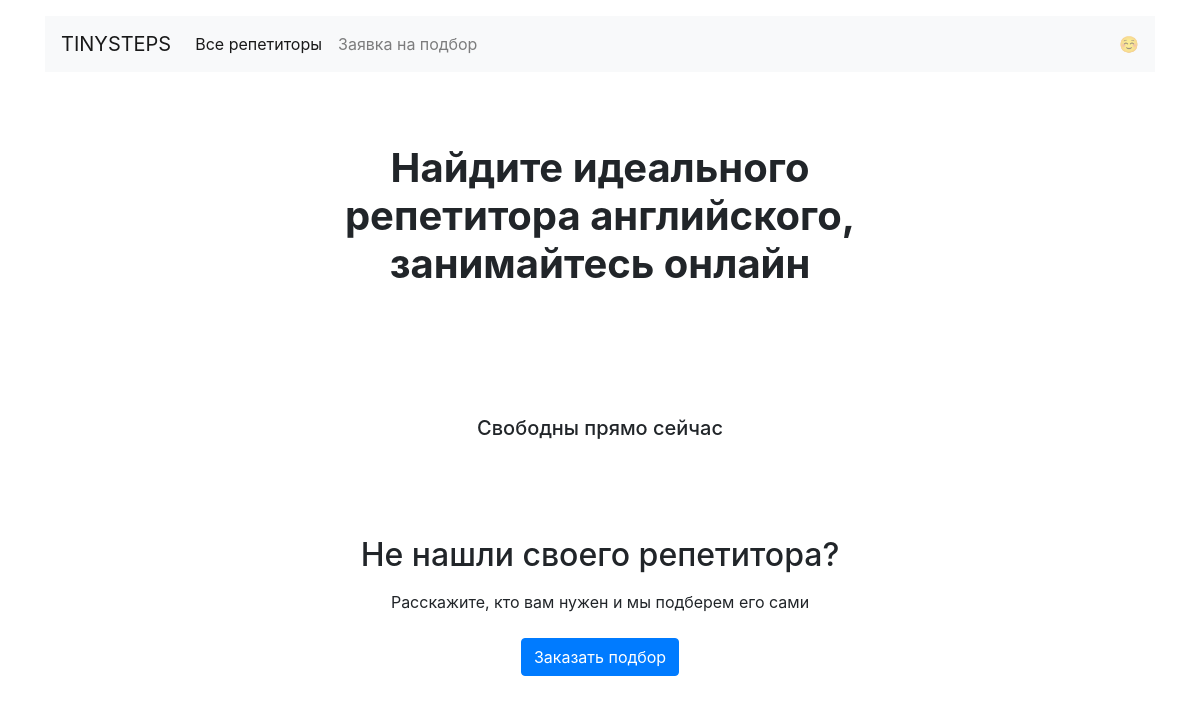
/, run on an earlier commit of the app's database.
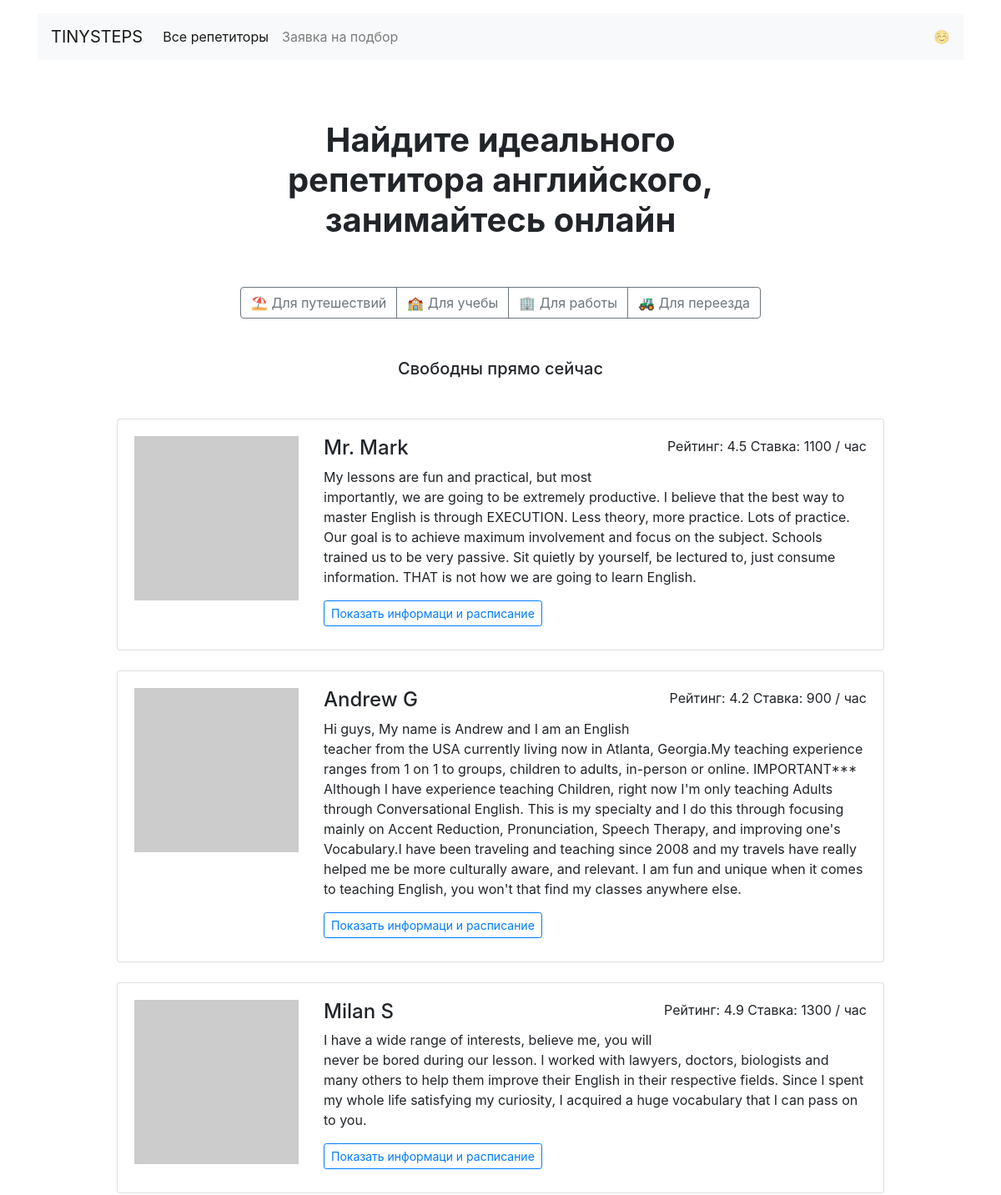
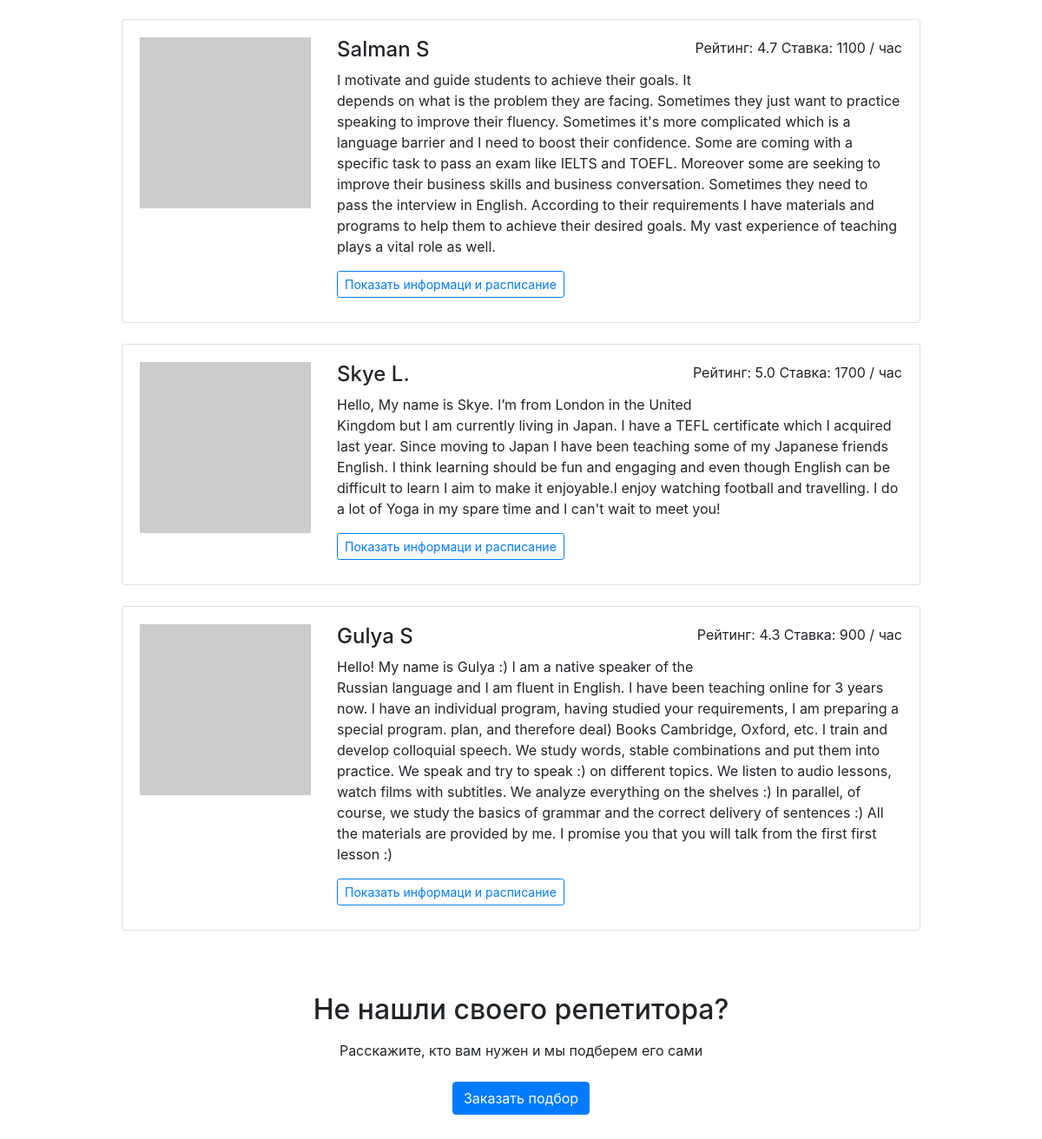
And on a later commit of the database (2 pictures, top to bottom).
### app.py (models this page shows)
class DicGoals(db.Model):
    __tablename__ = 'dic_goals'
    goal_key = db.Column(db.String(20), primary_key=True)
    rus_name = db.Column(db.String(50))
    emblem = db.Column(db.String(100))
    teachers = db.relationship('Teacher', secondary=teacher_goal_association,
                               back_populates='goals')

class Teacher(db.Model):
    __tablename__ = 'teachers'
    id = db.Column(db.Integer, primary_key=True)
    name = db.Column(db.String(100))
    about = db.Column(db.String(500))
    rating = db.Column(db.Float)
    picture = db.Column(db.String(500))
    price = db.Column(db.Integer)
    free = db.Column(db.String(2000))
    goals = db.relationship('DicGoals', secondary=teacher_goal_association,
                            back_populates='teachers')
    bookings = db.relationship('Booking', back_populates='teacher')

### app.py (the view)
@app.route('/')
def main():
    data = Data()
    teachers = data.teachers
    random.shuffle(teachers)
    return render_template('index.html',
                           goals=data.goals,
                           teachers=teachers)

### app.py (called while the page is built)
    @property
    def goals(self):
        return self.__goals.all()

    @property
    def teachers(self):
        return self.__teachers.all()

### templates/index.html
{% extends 'base.html' %}
{% block content %}
<main class="container mt-3 mb-5">
    <section>
    <h1 class="h1 text-center mx-auto mt-4 py-5"><strong>Найдите идеального <br>репетитора английского, <br>занимайтесь онлайн</strong></h1>
    <div class="text-center mb-5">
      <div class="btn-group mx-auto mb-0" role="group" aria-label="Basic example">
        {% for goal in goals %}
          {% set goal_link = "/goal/{}/".format(goal.goal_key) %}
          <a href="{{ goal_link }}" class="btn btn-outline-secondary">{{ goal['emblem'] }} {{ goal['rus_name'] }}</a>
        {% endfor %}
      </div>
    </div>
    <h2 class="h5 text-center mb-5">Свободны прямо сейчас</h2>
    <div class="row">
      <div class="col-12 col-lg-10 offset-lg-1 m-auto">
        {% for teacher in teachers[:6] %}
          <div class="card mb-4">
            <div class="card-body">
              <div class="row">
                <div class="col-3"><img src="{{ teacher.picture }}" class="img-fluid" alt="Teacher picture"></div>
                <div class="col-9">
                  <p class="float-right">Рейтинг: {{ teacher.rating }} Ставка: {{ teacher.price }} / час</p>
                  <h2 class="h4">{{ teacher['name'] }}</h2>
                  <p>{{ teacher.about }}</p>
                  {% set profile_link = "/profiles/{}/".format(teacher.id) %}
                  <a href="{{ profile_link }}" class="btn btn-outline-primary btn-sm mr-3 mb-2">Показать информаци и расписание</a>
                </div>
              </div>
            </div>
          </div>
        {% endfor %}
      </div>
    </div>
    <h2 class="text-center mt-5 mb-3">Не нашли своего репетитора?</h2>
    <p class="text-center mb-4">Расскажите, кто вам нужен и мы подберем его сами</p>
    <div class="text-center pb-5">
        <a href="/request/" class="btn btn-primary">Заказать подбор</a>
    </div>
    </section>
  </main>
{% endblock %}

### templates/base.html (shortened to what this page needs)
<!DOCTYPE html>
<html lang="ru">
<head>
  <link rel="stylesheet" href="https://stackpath.bootstrapcdn.com/bootstrap/4.3.1/css/bootstrap.min.css">
</head>
<body>
  <header class="container mt-3">
    <nav class="navbar navbar-expand-lg navbar-light bg-light">
      <a class="navbar-brand" href="#">TINYSTEPS</a>
      <div class="collapse navbar-collapse" id="navbarNav">
        <ul class="navbar-nav">
          <li class="nav-item active">
            <a class="nav-link" href="#">Все репетиторы</a>
          </li>
          <li class="nav-item">
            <a class="nav-link" href="/request/">Заявка на подбор</a>
          </li>
        </ul>
      </div>
      <span class="navbar-text d-sm-none d-lg-block">
        ☺️
      </span>
    </nav>
  </header>
  {% block content %} {% endblock %}
</body>
</html>

What changed in the data, as far as the page shows it:
added DicGoals: emblem "⛱", rus_name "Для путешествий"
added DicGoals: emblem "🏫", rus_name "Для учебы"
added DicGoals: emblem "🏢", rus_name "Для работы"
added DicGoals: emblem "🚜", rus_name "Для переезда"
added Teacher: rating "4.5", price "1100", name "Mr. Mark", about "My lessons are fun and practical, but most importantly, we are going to be extremely productive. I believe that the best way to master English is through EXECUTION. Less theory, more practice. Lots of practice. Our goal is to achieve maximum involvement and focus on the subject. Schools trained us to be very passive. Sit quietly by yourself, be lectured to, just consume information. THAT is not how we are going to learn English."
added Teacher: rating "4.2", price "900", name "Andrew G", about "Hi guys, My name is Andrew and I am an English teacher from the USA currently living now in Atlanta, Georgia.My teaching experience ranges from 1 on 1 to groups, children to adults, in-person or online. IMPORTANT*** Although I have experience teaching Children, right now I'm only teaching Adults through Conversational English. This is my specialty and I do this through focusing mainly on Accent Reduction, Pronunciation, Speech Therapy, and improving one's Vocabulary.I have been traveling and teaching since 2008 and my travels have really helped me be more culturally aware, and relevant. I am fun and unique when it comes to teaching English, you won't that find my classes anywhere else."
added Teacher: rating "4.9", price "1300", name "Milan S", about "I have a wide range of interests, believe me, you will never be bored during our lesson. I worked with lawyers, doctors, biologists and many others to help them improve their English in their respective fields. Since I spent my whole life satisfying my curiosity, I acquired a huge vocabulary that I can pass on to you."
added Teacher: rating "4.7", price "1100", name "Salman S", about "I motivate and guide students to achieve their goals. It depends on what is the problem they are facing. Sometimes they just want to practice speaking to improve their fluency. Sometimes it's more complicated which is a language barrier and I need to boost their confidence. Some are coming with a specific task to pass an exam like IELTS and TOEFL. Moreover some are seeking to improve their business skills and business conversation. Sometimes they need to pass the interview in English. According to their requirements I have materials and programs to help them to achieve their desired goals. My vast experience of teaching plays a vital role as well."
added Teacher: rating "5.0", price "1700", name "Skye L.", about "Hello, My name is Skye. I’m from London in the United Kingdom but I am currently living in Japan. I have a TEFL certificate which I acquired last year. Since moving to Japan I have been teaching some of my Japanese friends English. I think learning should be fun and engaging and even though English can be difficult to learn I aim to make it enjoyable.I enjoy watching football and travelling. I do a lot of Yoga in my spare time and I can't wait to meet you!"
added Teacher: rating "4.3", price "900", name "Gulya S", about "Hello! My name is Gulya :) I am a native speaker of the Russian language and I am fluent in English. I have been teaching online for 3 years now. I have an individual program, having studied your requirements, I am preparing a special program. plan, and therefore deal) Books Cambridge, Oxford, etc. I train and develop colloquial speech. We study words, stable combinations and put them into practice. We speak and try to speak :) on different topics. We listen to audio lessons, watch films with subtitles. We analyze everything on the shelves :) In parallel, of course, we study the basics of grammar and the correct delivery of sentences :) All the materials are provided by me. I promise you…"
